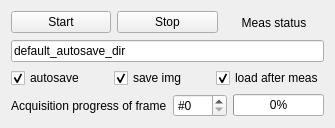
          <widget class="QWidget" name="Acquisition">
           <property name="geometry">
            <rect>
             <x>0</x>
             <y>0</y>
             <width>331</width>
             <height>123</height>
            </rect>
           </property>
           <attribute name="label">
            <string>Acquisition</string>
           </attribute>
           <layout class="QVBoxLayout" name="verticalLayout_4" stretch="0,0,0,0">
            <item>
             <layout class="QHBoxLayout" name="horizontalLayout_4">
              <item>
               <widget class="QPushButton" name="pB_start_meas">
                <property name="statusTip">
                 <string>Start measurement (Ctrl + Shift +Space)</string>
                </property>
                <property name="autoFillBackground">
                 <bool>false</bool>
                </property>
                <property name="text">
                 <string>Start</string>
                </property>
                <property name="shortcut">
                 <string>Ctrl+Shift+Space</string>
                </property>
               </widget>
              </item>
              <item>
               <widget class="QPushButton" name="pB_stop_meas">
                <property name="statusTip">
                 <string>Stop measurement (Esc)</string>
                </property>
                <property name="autoFillBackground">
                 <bool>false</bool>
                </property>
                <property name="text">
                 <string>Stop</string>
                </property>
                <property name="shortcut">
                 <string>Esc</string>
                </property>
               </widget>
              </item>
              <item>
               <widget class="QLabel" name="lab_live_meas_status">
                <property name="sizePolicy">
                 <sizepolicy hsizetype="Preferred" vsizetype="Maximum">
                  <horstretch>0</horstretch>
                  <verstretch>0</verstretch>
                 </sizepolicy>
                </property>
                <property name="minimumSize">
                 <size>
                  <width>0</width>
                  <height>23</height>
                 </size>
                </property>
                <property name="autoFillBackground">
                 <bool>true</bool>
                </property>
                <property name="text">
                 <string>Meas status</string>
                </property>
                <property name="alignment">
                 <set>Qt::AlignCenter</set>
                </property>
               </widget>
              </item>
             </layout>
            </item>
            <item>
             <widget class="QLineEdit" name="lE_meas_dataset_dir">
              <property name="sizePolicy">
               <sizepolicy hsizetype="Preferred" vsizetype="Fixed">
                <horstretch>0</horstretch>
                <verstretch>0</verstretch>
               </sizepolicy>
              </property>
              <property name="text">
               <string>default_autosave_dir</string>
              </property>
             </widget>
            </item>
            <item>
             <layout class="QHBoxLayout" name="horizontalLayout_6">
              <item>
               <widget class="QCheckBox" name="chB_dataset_autosave">
                <property name="text">
                 <string>autosave</string>
                </property>
                <property name="checked">
                 <bool>true</bool>
                </property>
               </widget>
              </item>
              <item>
               <widget class="QCheckBox" name="chB_dataset_save_img">
                <property name="text">
                 <string>save img</string>
                </property>
                <property name="checked">
                 <bool>true</bool>
                </property>
               </widget>
              </item>
              <item>
               <widget class="QCheckBox" name="chB_load_after_meas">
                <property name="text">
                 <string>load after meas</string>
                </property>
                <property name="checked">
                 <bool>true</bool>
                </property>
               </widget>
              </item>
             </layout>
            </item>
            <item>
             <layout class="QHBoxLayout" name="horizontalLayout_5">
              <item>
               <widget class="QLabel" name="lab_actual_frame_cnt">
                <property name="text">
                 <string>Acquisition progress of frame</string>
                </property>
               </widget>
              </item>
              <item>
               <widget class="QSpinBox" name="sB_actual_frame_cnt">
                <property name="enabled">
                 <bool>true</bool>
                </property>
                <property name="frame">
                 <bool>true</bool>
                </property>
                <property name="alignment">
                 <set>Qt::AlignLeading|Qt::AlignLeft|Qt::AlignVCenter</set>
                </property>
                <property name="prefix">
                 <string>#</string>
                </property>
                <property name="maximum">
                 <number>999</number>
                </property>
               </widget>
              </item>
              <item>
               <widget class="QProgressBar" name="meas_progress_bar">
                <property name="value">
                 <number>0</number>
                </property>
                <property name="orientation">
                 <enum>Qt::Horizontal</enum>
                </property>
               </widget>
              </item>
             </layout>
            </item>
           </layout>
          </widget>
